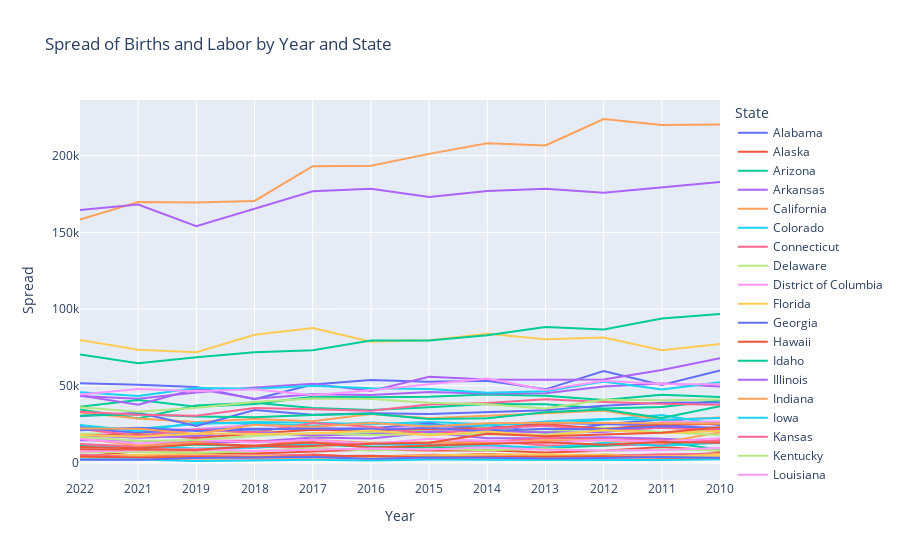

The cell this chart's notebook holds for it:
### Code cell
# Merge the two dataframes
merged_df = pd.merge(df, labor_df, on=['State', 'Code', 'Year'], suffixes=('_birth', '_labor'))

# Calculate the spread
merged_df['Spread'] = merged_df['Count_birth'] - merged_df['Count_labor']

fig = px.line(merged_df, x='Year', y='Spread', color='State', title='Spread of Births and Labor by Year and State')
fig.show()

### Figure 1 — Plotly figure (JSON) as saved in the notebook; plotly's stock layout.template omitted (floating-point values rounded to 4 significant figures)
{"data": [{"hovertemplate": "State=Alabama<br>Year=%{x}<br>Spread=%{y}<extra></extra>", "legendgroup": "Alabama", "line": {"color": "#636efa", "dash": "solid"}, "marker": {"symbol": "circle"}, "mode": "lines", "name": "Alabama", "orientation": "v", "showlegend": true, "type": "scatter", "x": ["2022", "2021", "2019", "2018", "2017", "2016", "2015", "2014", "2013", "2012", "2011", "2010"], "xaxis": "x", "y": [23071, 21033, 18263, 25667, 21644, 20830, 21149, 24407, 19161, 24948, 28012, 24346], "yaxis": "y"}, {"hovertemplate": "State=Alaska<br>Year=%{x}<br>Spread=%{y}<extra></extra>", "legendgroup": "Alaska", "line": {"color": "#EF553B", "dash": "solid"}, "marker": {"symbol": "circle"}, "mode": "lines", "name": "Alaska", "orientation": "v", "showlegend": true, "type": "scatter", "x": ["2022", "2021", "2019", "2018", "2017", "2016", "2015", "2014", "2013", "2012", "2011", "2010"], "xaxis": "x", "y": [4440, 4103, 5261, 3780, 5241, 3450, 4428, 5526, 3867, 4965, 4415, 6128], "yaxis": "y"}, {"hovertemplate": "State=Arizona<br>Year=%{x}<br>Spread=%{y}<extra></extra>", "legendgroup": "Arizona", "line": {"color": "#00cc96", "dash": "solid"}, "marker": {"symbol": "circle"}, "mode": "lines", "name": "Arizona", "orientation": "v", "showlegend": true, "type": "scatter", "x": ["2022", "2021", "2019", "2018", "2017", "2016", "2015", "2014", "2013", "2012", "2011", "2010"], "xaxis": "x", "y": [34444, 28678, 37087, 38891, 35514, 34204, 36009, 38118, 38013, 35236, 36123, 40438], "yaxis": "y"}, {"hovertemplate": "State=Arkansas<br>Year=%{x}<br>Spread=%{y}<extra></extra>", "legendgroup": "Arkansas", "line": {"color": "#ab63fa", "dash": "solid"}, "marker": {"symbol": "circle"}, "mode": "lines", "name": "Arkansas", "orientation": "v", "showlegend": true, "type": "scatter", "x": ["2022", "2021", "2019", "2018", "2017", "2016", "2015", "2014", "2013", "2012", "2011", "2010"], "xaxis": "x", "y": [14502, 14105, 12839, 13419, 16190, 15565, 19452, 15774, 15698, 16358, 15453, 13843], "yaxis": "y"}, {"hovertemplate": "State=California<br>Year=%{x}<br>Spread=%{y}<extra></extra>", "legendgroup": "California", "line": {"color": "#FFA15A", "dash": "solid"}, "marker": {"symbol": "circle"}, "mode": "lines", "name": "California", "orientation": "v", "showlegend": true, "type": "scatter", "x": ["2022", "2021", "2019", "2018", "2017", "2016", "2015", "2014", "2013", "2012", "2011", "2010"], "xaxis": "x", "y": [158316, 169738, 169415, 170462, 193093, 193379, 201166, 208088, 206620, 223888, 219969, 220241], "yaxis": "y"}, {"hovertemplate": "State=Colorado<br>Year=%{x}<br>Spread=%{y}<extra></extra>", "legendgroup": "Colorado", "line": {"color": "#19d3f3", "dash": "solid"}, "marker": {"symbol": "circle"}, "mode": "lines", "name": "Colorado", "orientation": "v", "showlegend": true, "type": "scatter", "x": ["2022", "2021", "2019", "2018", "2017", "2016", "2015", "2014", "2013", "2012", "2011", "2010"], "xaxis": "x", "y": [22187, 21936, 25110, 26420, 25936, 24901, 26445, 24879, 24658, 28004, 30861, 24754], "yaxis": "y"}, {"hovertemplate": "State=Connecticut<br>Year=%{x}<br>Spread=%{y}<extra></extra>", "legendgroup": "Connecticut", "line": {"color": "#FF6692", "dash": "solid"}, "marker": {"symbol": "circle"}, "mode": "lines", "name": "Connecticut", "orientation": "v", "showlegend": true, "type": "scatter", "x": ["2022", "2021", "2019", "2018", "2017", "2016", "2015", "2014", "2013", "2012", "2011", "2010"], "xaxis": "x", "y": [10544, 9821, 7693, 10641, 9209, 7910, 10324, 14114, 11000, 10972, 11787, 14562], "yaxis": "y"}, {"hovertemplate": "State=Delaware<br>Year=%{x}<br>Spread=%{y}<extra></extra>", "legendgroup": "Delaware", "line": {"color": "#B6E880", "dash": "solid"}, "marker": {"symbol": "circle"}, "mode": "lines", "name": "Delaware", "orientation": "v", "showlegend": true, "type": "scatter", "x": ["2022", "2021", "2019", "2018", "2017", "2016", "2015", "2014", "2013", "2012", "2011", "2010"], "xaxis": "x", "y": [3243, 3856, 3258, 3324, 3819, 3095, 3371, 2796, 4261, 4854, 3047, 2978], "yaxis": "y"}, {"hovertemplate": "State=District of Columbia<br>Year=%{x}<br>Spread=%{y}<extra></extra>", "legendgroup": "District of Columbia", "line": {"color": "#FF97FF", "dash": "solid"}, "marker": {"symbol": "circle"}, "mode": "lines", "name": "District of Columbia", "orientation": "v", "showlegend": true, "type": "scatter", "x": ["2022", "2021", "2019", "2018", "2017", "2016", "2015", "2014", "2013", "2012", "2011", "2010"], "xaxis": "x", "y": [2596, 2386, 2083, 1498, 2705, 2471, 2114, 2662, 2776, 2724, 2469, 3172], "yaxis": "y"}, {"hovertemplate": "State=Florida<br>Year=%{x}<br>Spread=%{y}<extra></extra>", "legendgroup": "Florida", "line": {"color": "#FECB52", "dash": "solid"}, "marker": {"symbol": "circle"}, "mode": "lines", "name": "Florida", "orientation": "v", "showlegend": true, "type": "scatter", "x": ["2022", "2021", "2019", "2018", "2017", "2016", "2015", "2014", "2013", "2012", "2011", "2010"], "xaxis": "x", "y": [79860, 73540, 71912, 83204, 87644, 78696, 79587, 83934, 80314, 81513, 73168, 77159], "yaxis": "y"}, {"hovertemplate": "State=Georgia<br>Year=%{x}<br>Spread=%{y}<extra></extra>", "legendgroup": "Georgia", "line": {"color": "#636efa", "dash": "solid"}, "marker": {"symbol": "circle"}, "mode": "lines", "name": "Georgia", "orientation": "v", "showlegend": true, "type": "scatter", "x": ["2022", "2021", "2019", "2018", "2017", "2016", "2015", "2014", "2013", "2012", "2011", "2010"], "xaxis": "x", "y": [51584, 50619, 49159, 41195, 50833, 53669, 52681, 53223, 47655, 59641, 50485, 59883], "yaxis": "y"}, {"hovertemplate": "State=Hawaii<br>Year=%{x}<br>Spread=%{y}<extra></extra>", "legendgroup": "Hawaii", "line": {"color": "#EF553B", "dash": "solid"}, "marker": {"symbol": "circle"}, "mode": "lines", "name": "Hawaii", "orientation": "v", "showlegend": true, "type": "scatter", "x": ["2022", "2021", "2019", "2018", "2017", "2016", "2015", "2014", "2013", "2012", "2011", "2010"], "xaxis": "x", "y": [3760, 7439, 6091, 5781, 7159, 8403, 7720, 7907, 6474, 7550, 10138, 7574], "yaxis": "y"}, {"hovertemplate": "State=Idaho<br>Year=%{x}<br>Spread=%{y}<extra></extra>", "legendgroup": "Idaho", "line": {"color": "#00cc96", "dash": "solid"}, "marker": {"symbol": "circle"}, "mode": "lines", "name": "Idaho", "orientation": "v", "showlegend": true, "type": "scatter", "x": ["2022", "2021", "2019", "2018", "2017", "2016", "2015", "2014", "2013", "2012", "2011", "2010"], "xaxis": "x", "y": [10646, 9282, 11673, 10478, 11637, 10215, 9753, 9958, 9628, 10933, 13671, 8203], "yaxis": "y"}, {"hovertemplate": "State=Illinois<br>Year=%{x}<br>Spread=%{y}<extra></extra>", "legendgroup": "Illinois", "line": {"color": "#ab63fa", "dash": "solid"}, "marker": {"symbol": "circle"}, "mode": "lines", "name": "Illinois", "orientation": "v", "showlegend": true, "type": "scatter", "x": ["2022", "2021", "2019", "2018", "2017", "2016", "2015", "2014", "2013", "2012", "2011", "2010"], "xaxis": "x", "y": [43296, 41531, 45564, 48835, 51350, 46655, 55911, 54098, 53972, 54100, 60296, 68001], "yaxis": "y"}, {"hovertemplate": "State=Indiana<br>Year=%{x}<br>Spread=%{y}<extra></extra>", "legendgroup": "Indiana", "line": {"color": "#FFA15A", "dash": "solid"}, "marker": {"symbol": "circle"}, "mode": "lines", "name": "Indiana", "orientation": "v", "showlegend": true, "type": "scatter", "x": ["2022", "2021", "2019", "2018", "2017", "2016", "2015", "2014", "2013", "2012", "2011", "2010"], "xaxis": "x", "y": [32629, 28721, 26354, 28352, 26905, 31608, 28797, 30291, 32137, 33874, 27751, 29256], "yaxis": "y"}, {"hovertemplate": "State=Iowa<br>Year=%{x}<br>Spread=%{y}<extra></extra>", "legendgroup": "Iowa", "line": {"color": "#19d3f3", "dash": "solid"}, "marker": {"symbol": "circle"}, "mode": "lines", "name": "Iowa", "orientation": "v", "showlegend": true, "type": "scatter", "x": ["2022", "2021", "2019", "2018", "2017", "2016", "2015", "2014", "2013", "2012", "2011", "2010"], "xaxis": "x", "y": [9741, 10659, 9082, 9562, 11795, 11763, 11580, 11179, 9403, 12795, 10818, 12876], "yaxis": "y"}, {"hovertemplate": "State=Kansas<br>Year=%{x}<br>Spread=%{y}<extra></extra>", "legendgroup": "Kansas", "line": {"color": "#FF6692", "dash": "solid"}, "marker": {"symbol": "circle"}, "mode": "lines", "name": "Kansas", "orientation": "v", "showlegend": true, "type": "scatter", "x": ["2022", "2021", "2019", "2018", "2017", "2016", "2015", "2014", "2013", "2012", "2011", "2010"], "xaxis": "x", "y": [12013, 10350, 14139, 14197, 12534, 12449, 12857, 13337, 15933, 15349, 14243, 13325], "yaxis": "y"}, {"hovertemplate": "State=Kentucky<br>Year=%{x}<br>Spread=%{y}<extra></extra>", "legendgroup": "Kentucky", "line": {"color": "#B6E880", "dash": "solid"}, "marker": {"symbol": "circle"}, "mode": "lines", "name": "Kentucky", "orientation": "v", "showlegend": true, "type": "scatter", "x": ["2022", "2021", "2019", "2018", "2017", "2016", "2015", "2014", "2013", "2012", "2011", "2010"], "xaxis": "x", "y": [18775, 18853, 16994, 20448, 16916, 19682, 20823, 22473, 19775, 22765, 19709, 21795], "yaxis": "y"}, {"hovertemplate": "State=Louisiana<br>Year=%{x}<br>Spread=%{y}<extra></extra>", "legendgroup": "Louisiana", "line": {"color": "#FF97FF", "dash": "solid"}, "marker": {"symbol": "circle"}, "mode": "lines", "name": "Louisiana", "orientation": "v", "showlegend": true, "type": "scatter", "x": ["2022", "2021", "2019", "2018", "2017", "2016", "2015", "2014", "2013", "2012", "2011", "2010"], "xaxis": "x", "y": [16568, 21083, 21871, 24536, 22277, 22049, 24423, 21064, 25589, 20931, 26308, 26661], "yaxis": "y"}, {"hovertemplate": "State=Maine<br>Year=%{x}<br>Spread=%{y}<extra></extra>", "legendgroup": "Maine", "line": {"color": "#FECB52", "dash": "solid"}, "marker": {"symbol": "circle"}, "mode": "lines", "name": "Maine", "orientation": "v", "showlegend": true, "type": "scatter", "x": ["2022", "2021", "2019", "2018", "2017", "2016", "2015", "2014", "2013", "2012", "2011", "2010"], "xaxis": "x", "y": [4143, 4995, 5273, 4262, 4417, 3332, 4157, 4759, 4895, 4949, 4167, 4293], "yaxis": "y"}, {"hovertemplate": "State=Maryland<br>Year=%{x}<br>Spread=%{y}<extra></extra>", "legendgroup": "Maryland", "line": {"color": "#636efa", "dash": "solid"}, "marker": {"symbol": "circle"}, "mode": "lines", "name": "Maryland", "orientation": "v", "showlegend": true, "type": "scatter", "x": ["2022", "2021", "2019", "2018", "2017", "2016", "2015", "2014", "2013", "2012", "2011", "2010"], "xaxis": "x", "y": [21808, 19476, 21242, 22004, 22014, 22307, 25409, 20952, 25955, 24999, 24083, 25469], "yaxis": "y"}, {"hovertemplate": "State=Massachusetts<br>Year=%{x}<br>Spread=%{y}<extra></extra>", "legendgroup": "Massachusetts", "line": {"color": "#EF553B", "dash": "solid"}, "marker": {"symbol": "circle"}, "mode": "lines", "name": "Massachusetts", "orientation": "v", "showlegend": true, "type": "scatter", "x": ["2022", "2021", "2019", "2018", "2017", "2016", "2015", "2014", "2013", "2012", "2011", "2010"], "xaxis": "x", "y": [17315, 18391, 15927, 18933, 21234, 21013, 21817, 22230, 24890, 21755, 24807, 25292], "yaxis": "y"}, {"hovertemplate": "State=Michigan<br>Year=%{x}<br>Spread=%{y}<extra></extra>", "legendgroup": "Michigan", "line": {"color": "#00cc96", "dash": "solid"}, "marker": {"symbol": "circle"}, "mode": "lines", "name": "Michigan", "orientation": "v", "showlegend": true, "type": "scatter", "x": ["2022", "2021", "2019", "2018", "2017", "2016", "2015", "2014", "2013", "2012", "2011", "2010"], "xaxis": "x", "y": [36364, 40645, 36385, 38129, 42785, 42485, 42783, 44243, 43498, 40736, 44201, 42708], "yaxis": "y"}, {"hovertemplate": "State=Minnesota<br>Year=%{x}<br>Spread=%{y}<extra></extra>", "legendgroup": "Minnesota", "line": {"color": "#ab63fa", "dash": "solid"}, "marker": {"symbol": "circle"}, "mode": "lines", "name": "Minnesota", "orientation": "v", "showlegend": true, "type": "scatter", "x": ["2022", "2021", "2019", "2018", "2017", "2016", "2015", "2014", "2013", "2012", "2011", "2010"], "xaxis": "x", "y": [17696, 16152, 17202, 19832, 17618, 18487, 20220, 20371, 19724, 19787, 23116, 21193], "yaxis": "y"}, {"hovertemplate": "State=Mississippi<br>Year=%{x}<br>Spread=%{y}<extra></extra>", "legendgroup": "Mississippi", "line": {"color": "#FFA15A", "dash": "solid"}, "marker": {"symbol": "circle"}, "mode": "lines", "name": "Mississippi", "orientation": "v", "showlegend": true, "type": "scatter", "x": ["2022", "2021", "2019", "2018", "2017", "2016", "2015", "2014", "2013", "2012", "2011", "2010"], "xaxis": "x", "y": [15626, 11035, 12806, 10349, 14610, 12804, 12959, 12630, 14430, 14315, 12802, 19760], "yaxis": "y"}, {"hovertemplate": "State=Missouri<br>Year=%{x}<br>Spread=%{y}<extra></extra>", "legendgroup": "Missouri", "line": {"color": "#19d3f3", "dash": "solid"}, "marker": {"symbol": "circle"}, "mode": "lines", "name": "Missouri", "orientation": "v", "showlegend": true, "type": "scatter", "x": ["2022", "2021", "2019", "2018", "2017", "2016", "2015", "2014", "2013", "2012", "2011", "2010"], "xaxis": "x", "y": [24332, 20573, 25902, 25413, 23991, 25979, 24134, 24067, 26625, 28307, 27913, 28994], "yaxis": "y"}, {"hovertemplate": "State=Montana<br>Year=%{x}<br>Spread=%{y}<extra></extra>", "legendgroup": "Montana", "line": {"color": "#FF6692", "dash": "solid"}, "marker": {"symbol": "circle"}, "mode": "lines", "name": "Montana", "orientation": "v", "showlegend": true, "type": "scatter", "x": ["2022", "2021", "2019", "2018", "2017", "2016", "2015", "2014", "2013", "2012", "2011", "2010"], "xaxis": "x", "y": [4981, 3619, 4118, 4694, 4599, 3777, 5080, 4326, 5044, 4268, 5356, 5470], "yaxis": "y"}, {"hovertemplate": "State=Nebraska<br>Year=%{x}<br>Spread=%{y}<extra></extra>", "legendgroup": "Nebraska", "line": {"color": "#B6E880", "dash": "solid"}, "marker": {"symbol": "circle"}, "mode": "lines", "name": "Nebraska", "orientation": "v", "showlegend": true, "type": "scatter", "x": ["2022", "2021", "2019", "2018", "2017", "2016", "2015", "2014", "2013", "2012", "2011", "2010"], "xaxis": "x", "y": [6550, 6897, 6317, 7252, 9483, 7725, 8892, 7874, 9139, 7384, 8467, 7987], "yaxis": "y"}, {"hovertemplate": "State=Nevada<br>Year=%{x}<br>Spread=%{y}<extra></extra>", "legendgroup": "Nevada", "line": {"color": "#FF97FF", "dash": "solid"}, "marker": {"symbol": "circle"}, "mode": "lines", "name": "Nevada", "orientation": "v", "showlegend": true, "type": "scatter", "x": ["2022", "2021", "2019", "2018", "2017", "2016", "2015", "2014", "2013", "2012", "2011", "2010"], "xaxis": "x", "y": [15227, 12416, 14839, 12938, 14754, 12051, 15374, 14134, 12672, 14780, 13505, 15718], "yaxis": "y"}, {"hovertemplate": "State=New Hampshire<br>Year=%{x}<br>Spread=%{y}<extra></extra>", "legendgroup": "New Hampshire", "line": {"color": "#FECB52", "dash": "solid"}, "marker": {"symbol": "circle"}, "mode": "lines", "name": "New Hampshire", "orientation": "v", "showlegend": true, "type": "scatter", "x": ["2022", "2021", "2019", "2018", "2017", "2016", "2015", "2014", "2013", "2012", "2011", "2010"], "xaxis": "x", "y": [3122, 3705, 3208, 4212, 3315, 3888, 4717, 5127, 5191, 4270, 3552, 5293], "yaxis": "y"}, {"hovertemplate": "State=New Jersey<br>Year=%{x}<br>Spread=%{y}<extra></extra>", "legendgroup": "New Jersey", "line": {"color": "#636efa", "dash": "solid"}, "marker": {"symbol": "circle"}, "mode": "lines", "name": "New Jersey", "orientation": "v", "showlegend": true, "type": "scatter", "x": ["2022", "2021", "2019", "2018", "2017", "2016", "2015", "2014", "2013", "2012", "2011", "2010"], "xaxis": "x", "y": [30231, 32330, 23732, 34167, 31041, 32052, 31572, 32562, 33971, 36893, 38842, 39028], "yaxis": "y"}, {"hovertemplate": "State=New Mexico<br>Year=%{x}<br>Spread=%{y}<extra></extra>", "legendgroup": "New Mexico", "line": {"color": "#EF553B", "dash": "solid"}, "marker": {"symbol": "circle"}, "mode": "lines", "name": "New Mexico", "orientation": "v", "showlegend": true, "type": "scatter", "x": ["2022", "2021", "2019", "2018", "2017", "2016", "2015", "2014", "2013", "2012", "2011", "2010"], "xaxis": "x", "y": [10016, 9194, 12041, 11084, 13159, 9615, 10999, 12043, 13182, 11501, 13292, 12773], "yaxis": "y"}, {"hovertemplate": "State=New York<br>Year=%{x}<br>Spread=%{y}<extra></extra>", "legendgroup": "New York", "line": {"color": "#00cc96", "dash": "solid"}, "marker": {"symbol": "circle"}, "mode": "lines", "name": "New York", "orientation": "v", "showlegend": true, "type": "scatter", "x": ["2022", "2021", "2019", "2018", "2017", "2016", "2015", "2014", "2013", "2012", "2011", "2010"], "xaxis": "x", "y": [70431, 64614, 68596, 71826, 73130, 79531, 79487, 82987, 88234, 86746, 93828, 96730], "yaxis": "y"}, {"hovertemplate": "State=North Carolina<br>Year=%{x}<br>Spread=%{y}<extra></extra>", "legendgroup": "North Carolina", "line": {"color": "#ab63fa", "dash": "solid"}, "marker": {"symbol": "circle"}, "mode": "lines", "name": "North Carolina", "orientation": "v", "showlegend": true, "type": "scatter", "x": ["2022", "2021", "2019", "2018", "2017", "2016", "2015", "2014", "2013", "2012", "2011", "2010"], "xaxis": "x", "y": [43727, 37650, 47974, 41511, 44466, 43912, 45949, 44966, 45149, 49461, 51402, 49525], "yaxis": "y"}, {"hovertemplate": "State=North Dakota<br>Year=%{x}<br>Spread=%{y}<extra></extra>", "legendgroup": "North Dakota", "line": {"color": "#FFA15A", "dash": "solid"}, "marker": {"symbol": "circle"}, "mode": "lines", "name": "North Dakota", "orientation": "v", "showlegend": true, "type": "scatter", "x": ["2022", "2021", "2019", "2018", "2017", "2016", "2015", "2014", "2013", "2012", "2011", "2010"], "xaxis": "x", "y": [3133, 3435, 3524, 2581, 2764, 3107, 4100, 3160, 3740, 3177, 2401, 2268], "yaxis": "y"}, {"hovertemplate": "State=Ohio<br>Year=%{x}<br>Spread=%{y}<extra></extra>", "legendgroup": "Ohio", "line": {"color": "#19d3f3", "dash": "solid"}, "marker": {"symbol": "circle"}, "mode": "lines", "name": "Ohio", "orientation": "v", "showlegend": true, "type": "scatter", "x": ["2022", "2021", "2019", "2018", "2017", "2016", "2015", "2014", "2013", "2012", "2011", "2010"], "xaxis": "x", "y": [45708, 43393, 48495, 48006, 50019, 48390, 47914, 45487, 46478, 52799, 47600, 52254], "yaxis": "y"}, {"hovertemplate": "State=Oklahoma<br>Year=%{x}<br>Spread=%{y}<extra></extra>", "legendgroup": "Oklahoma", "line": {"color": "#FF6692", "dash": "solid"}, "marker": {"symbol": "circle"}, "mode": "lines", "name": "Oklahoma", "orientation": "v", "showlegend": true, "type": "scatter", "x": ["2022", "2021", "2019", "2018", "2017", "2016", "2015", "2014", "2013", "2012", "2011", "2010"], "xaxis": "x", "y": [21781, 17457, 21439, 19608, 25750, 23237, 18396, 22091, 24002, 20976, 22655, 20979], "yaxis": "y"}, {"hovertemplate": "State=Oregon<br>Year=%{x}<br>Spread=%{y}<extra></extra>", "legendgroup": "Oregon", "line": {"color": "#B6E880", "dash": "solid"}, "marker": {"symbol": "circle"}, "mode": "lines", "name": "Oregon", "orientation": "v", "showlegend": true, "type": "scatter", "x": ["2022", "2021", "2019", "2018", "2017", "2016", "2015", "2014", "2013", "2012", "2011", "2010"], "xaxis": "x", "y": [16696, 13972, 14639, 17261, 19232, 17948, 18536, 18442, 18151, 20955, 19702, 17887], "yaxis": "y"}, {"hovertemplate": "State=Pennsylvania<br>Year=%{x}<br>Spread=%{y}<extra></extra>", "legendgroup": "Pennsylvania", "line": {"color": "#FF97FF", "dash": "solid"}, "marker": {"symbol": "circle"}, "mode": "lines", "name": "Pennsylvania", "orientation": "v", "showlegend": true, "type": "scatter", "x": ["2022", "2021", "2019", "2018", "2017", "2016", "2015", "2014", "2013", "2012", "2011", "2010"], "xaxis": "x", "y": [44341, 47907, 46372, 47723, 43868, 47073, 51047, 54661, 47260, 53196, 51214, 50913], "yaxis": "y"}, {"hovertemplate": "State=Rhode Island<br>Year=%{x}<br>Spread=%{y}<extra></extra>", "legendgroup": "Rhode Island", "line": {"color": "#FECB52", "dash": "solid"}, "marker": {"symbol": "circle"}, "mode": "lines", "name": "Rhode Island", "orientation": "v", "showlegend": true, "type": "scatter", "x": ["2022", "2021", "2019", "2018", "2017", "2016", "2015", "2014", "2013", "2012", "2011", "2010"], "xaxis": "x", "y": [3389, 3389, 1187, 3796, 3020, 3623, 3520, 2905, 4047, 2832, 3618, 3229], "yaxis": "y"}, {"hovertemplate": "State=South Carolina<br>Year=%{x}<br>Spread=%{y}<extra></extra>", "legendgroup": "South Carolina", "line": {"color": "#636efa", "dash": "solid"}, "marker": {"symbol": "circle"}, "mode": "lines", "name": "South Carolina", "orientation": "v", "showlegend": true, "type": "scatter", "x": ["2022", "2021", "2019", "2018", "2017", "2016", "2015", "2014", "2013", "2012", "2011", "2010"], "xaxis": "x", "y": [20940, 22607, 20532, 21604, 22272, 21089, 22610, 20367, 22019, 21514, 23541, 22627], "yaxis": "y"}, {"hovertemplate": "State=South Dakota<br>Year=%{x}<br>Spread=%{y}<extra></extra>", "legendgroup": "South Dakota", "line": {"color": "#EF553B", "dash": "solid"}, "marker": {"symbol": "circle"}, "mode": "lines", "name": "South Dakota", "orientation": "v", "showlegend": true, "type": "scatter", "x": ["2022", "2021", "2019", "2018", "2017", "2016", "2015", "2014", "2013", "2012", "2011", "2010"], "xaxis": "x", "y": [3825, 3307, 3512, 3371, 3991, 4394, 3278, 3410, 3744, 4012, 3225, 2404], "yaxis": "y"}, {"hovertemplate": "State=Tennessee<br>Year=%{x}<br>Spread=%{y}<extra></extra>", "legendgroup": "Tennessee", "line": {"color": "#00cc96", "dash": "solid"}, "marker": {"symbol": "circle"}, "mode": "lines", "name": "Tennessee", "orientation": "v", "showlegend": true, "type": "scatter", "x": ["2022", "2021", "2019", "2018", "2017", "2016", "2015", "2014", "2013", "2012", "2011", "2010"], "xaxis": "x", "y": [30504, 31400, 30007, 29416, 30911, 31717, 28264, 28845, 32728, 34462, 29059, 36665], "yaxis": "y"}, {"hovertemplate": "State=Texas<br>Year=%{x}<br>Spread=%{y}<extra></extra>", "legendgroup": "Texas", "line": {"color": "#ab63fa", "dash": "solid"}, "marker": {"symbol": "circle"}, "mode": "lines", "name": "Texas", "orientation": "v", "showlegend": true, "type": "scatter", "x": ["2022", "2021", "2019", "2018", "2017", "2016", "2015", "2014", "2013", "2012", "2011", "2010"], "xaxis": "x", "y": [164556, 168093, 153941, 165586, 176759, 178342, 173026, 176896, 178449, 175880, 179328, 182896], "yaxis": "y"}, {"hovertemplate": "State=Utah<br>Year=%{x}<br>Spread=%{y}<extra></extra>", "legendgroup": "Utah", "line": {"color": "#FFA15A", "dash": "solid"}, "marker": {"symbol": "circle"}, "mode": "lines", "name": "Utah", "orientation": "v", "showlegend": true, "type": "scatter", "x": ["2022", "2021", "2019", "2018", "2017", "2016", "2015", "2014", "2013", "2012", "2011", "2010"], "xaxis": "x", "y": [22173, 21984, 18610, 24523, 23204, 25738, 23406, 25528, 25929, 25730, 25137, 25398], "yaxis": "y"}, {"hovertemplate": "State=Vermont<br>Year=%{x}<br>Spread=%{y}<extra></extra>", "legendgroup": "Vermont", "line": {"color": "#19d3f3", "dash": "solid"}, "marker": {"symbol": "circle"}, "mode": "lines", "name": "Vermont", "orientation": "v", "showlegend": true, "type": "scatter", "x": ["2022", "2021", "2019", "2018", "2017", "2016", "2015", "2014", "2013", "2012", "2011", "2010"], "xaxis": "x", "y": [2054, 1888, 944, 1412, 1696, 1303, 1928, 1803, 1701, 1635, 1551, 2123], "yaxis": "y"}, {"hovertemplate": "State=Virginia<br>Year=%{x}<br>Spread=%{y}<extra></extra>", "legendgroup": "Virginia", "line": {"color": "#FF6692", "dash": "solid"}, "marker": {"symbol": "circle"}, "mode": "lines", "name": "Virginia", "orientation": "v", "showlegend": true, "type": "scatter", "x": ["2022", "2021", "2019", "2018", "2017", "2016", "2015", "2014", "2013", "2012", "2011", "2010"], "xaxis": "x", "y": [33112, 31173, 30387, 35550, 34624, 33712, 37754, 38828, 41246, 39420, 38336, 37591], "yaxis": "y"}, {"hovertemplate": "State=Washington<br>Year=%{x}<br>Spread=%{y}<extra></extra>", "legendgroup": "Washington", "line": {"color": "#B6E880", "dash": "solid"}, "marker": {"symbol": "circle"}, "mode": "lines", "name": "Washington", "orientation": "v", "showlegend": true, "type": "scatter", "x": ["2022", "2021", "2019", "2018", "2017", "2016", "2015", "2014", "2013", "2012", "2011", "2010"], "xaxis": "x", "y": [35981, 33012, 35644, 39412, 41670, 41385, 38894, 38002, 35156, 40892, 40522, 41029], "yaxis": "y"}, {"hovertemplate": "State=West Virginia<br>Year=%{x}<br>Spread=%{y}<extra></extra>", "legendgroup": "West Virginia", "line": {"color": "#FF97FF", "dash": "solid"}, "marker": {"symbol": "circle"}, "mode": "lines", "name": "West Virginia", "orientation": "v", "showlegend": true, "type": "scatter", "x": ["2022", "2021", "2019", "2018", "2017", "2016", "2015", "2014", "2013", "2012", "2011", "2010"], "xaxis": "x", "y": [7115, 8134, 8828, 7487, 8300, 9143, 8411, 9854, 8285, 7841, 8125, 9447], "yaxis": "y"}, {"hovertemplate": "State=Wisconsin<br>Year=%{x}<br>Spread=%{y}<extra></extra>", "legendgroup": "Wisconsin", "line": {"color": "#FECB52", "dash": "solid"}, "marker": {"symbol": "circle"}, "mode": "lines", "name": "Wisconsin", "orientation": "v", "showlegend": true, "type": "scatter", "x": ["2022", "2021", "2019", "2018", "2017", "2016", "2015", "2014", "2013", "2012", "2011", "2010"], "xaxis": "x", "y": [17861, 16739, 18850, 18625, 18939, 20878, 17598, 20182, 17428, 21101, 19033, 20484], "yaxis": "y"}, {"hovertemplate": "State=Wyoming<br>Year=%{x}<br>Spread=%{y}<extra></extra>", "legendgroup": "Wyoming", "line": {"color": "#636efa", "dash": "solid"}, "marker": {"symbol": "circle"}, "mode": "lines", "name": "Wyoming", "orientation": "v", "showlegend": true, "type": "scatter", "x": ["2022", "2021", "2019", "2018", "2017", "2016", "2015", "2014", "2013", "2012", "2011", "2010"], "xaxis": "x", "y": [1812, 1765, 2874, 3243, 3498, 2419, 3271, 3105, 2621, 2891, 3557, 3133], "yaxis": "y"}, {"hovertemplate": "State=Puerto Rico<br>Year=%{x}<br>Spread=%{y}<extra></extra>", "legendgroup": "Puerto Rico", "line": {"color": "#EF553B", "dash": "solid"}, "marker": {"symbol": "circle"}, "mode": "lines", "name": "Puerto Rico", "orientation": "v", "showlegend": true, "type": "scatter", "x": ["2022", "2021", "2019", "2018", "2017", "2016", "2015", "2014", "2013", "2012", "2011", "2010"], "xaxis": "x", "y": [8594, 8500, 8342, 10640, 10652, 12260, 12819, 18636, 17138, 18213, 19302, 22873], "yaxis": "y"}], "layout": {"legend": {"title": {"text": "State"}, "tracegroupgap": 0}, "title": {"text": "Spread of Births and Labor by Year and State"}, "xaxis": {"anchor": "y", "domain": [0, 1], "title": {"text": "Year"}}, "yaxis": {"anchor": "x", "domain": [0, 1], "title": {"text": "Spread"}}}}
